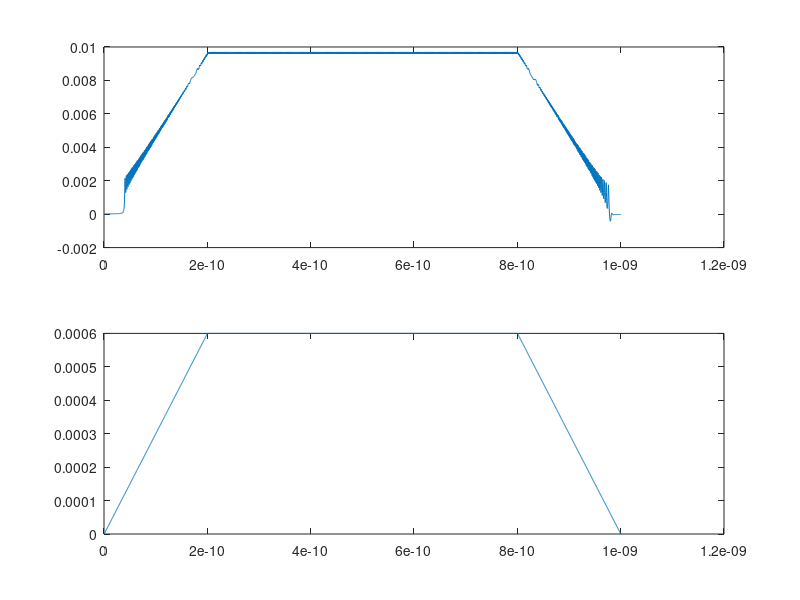

The MATLAB source for this figure:
% JJ Oscilation example test in matlab

hn = 0.25E-12;
N = 4000;
rN = 16;
r0 = 16;
vG = 2.5E-3;
C = 0.07E-12;
Icrit = 0.1E-3;
IA = 0;
hbar_2e = 3.038510188E15;
for i = 1:(200E-12/hn - 1)
    IA = [IA, (600E-6 - 0)/(200E-12 - 0) * (i*hn)];
end
IA = [IA, 600E-6*ones(1, N-1600)];
for i = (400E-12/hn):(600E-12/hn - 1)
    IA = [IA, 600E-6 + (0 - 600E-6)/(600E-12 - 400E-12 - 0) * (i*hn - 400E-12)];
end

Vpn_1 = 0;
Vnn_1 = 0;
Vpn_1d = 0;
Vpn_2 = 0;
Vnn_2 = 0;
Vpn_2d = 0;

phin_1 = 0;
phin_2 = 0;

T = zeros(1, N);

%           V+                  V-              Phi
rBp =   [  2*C/hn + 1/rN,    -2*C/hn - 1/rN,     0];
rBn =   [ -2*C/hn - 1/rN,     2*C/hn + 1/rN,     0];
rPhi=   [-hn/2 * hbar_2e,    hn/2 * hbar_2e,     1];

A = [rBp; rBn; rPhi];
A = A(2:3, 2:3);
RHS = zeros(1, 2);
LHS = zeros(1, 2);
Vp = zeros(1, N);
Vn = zeros(1, N);
Phi = zeros(1, N);

for i = 1:N
    V_P = LHS(1);
    %V_N = LHS(2);
    Phi_n = LHS(2);
    Is = -Icrit * sin(phin_1 + hn/2 * hbar_2e * (Vpn_1 + Vpn_1 + hn*(Vpn_1d))) + ((2*C/hn) * Vpn_1) + (C * Vpn_1d);
    RHS_IAp = IA(i) + Is;
    %RHS_IAn = -IA(i);
    RHS_Phin_1 = phin_1 + (hn/2 * hbar_2e)*(Vpn_1);
    RHS = [RHS_IAp; RHS_Phin_1];
    LHS = A\RHS;
    Vp(i) = LHS(1);
    %Vn(i) = LHS(2);
    Phi(i) = LHS(2);
    T(i) = hn*i;
    phin_1 = RHS_Phin_1;
    Vpn_2 = Vpn_1;
    Vpn_1 = LHS(1);
    Vpn_2d = Vpn_1d;
    Vpn_1d = (2/hn)*(Vpn_1 - Vpn_2) - Vpn_2d;
    %Vnn_1 = LHS(2);
end

figure;
subplot(2, 1, 1);
plot(T, Vp);
subplot(2, 1, 2);
plot(T, IA);